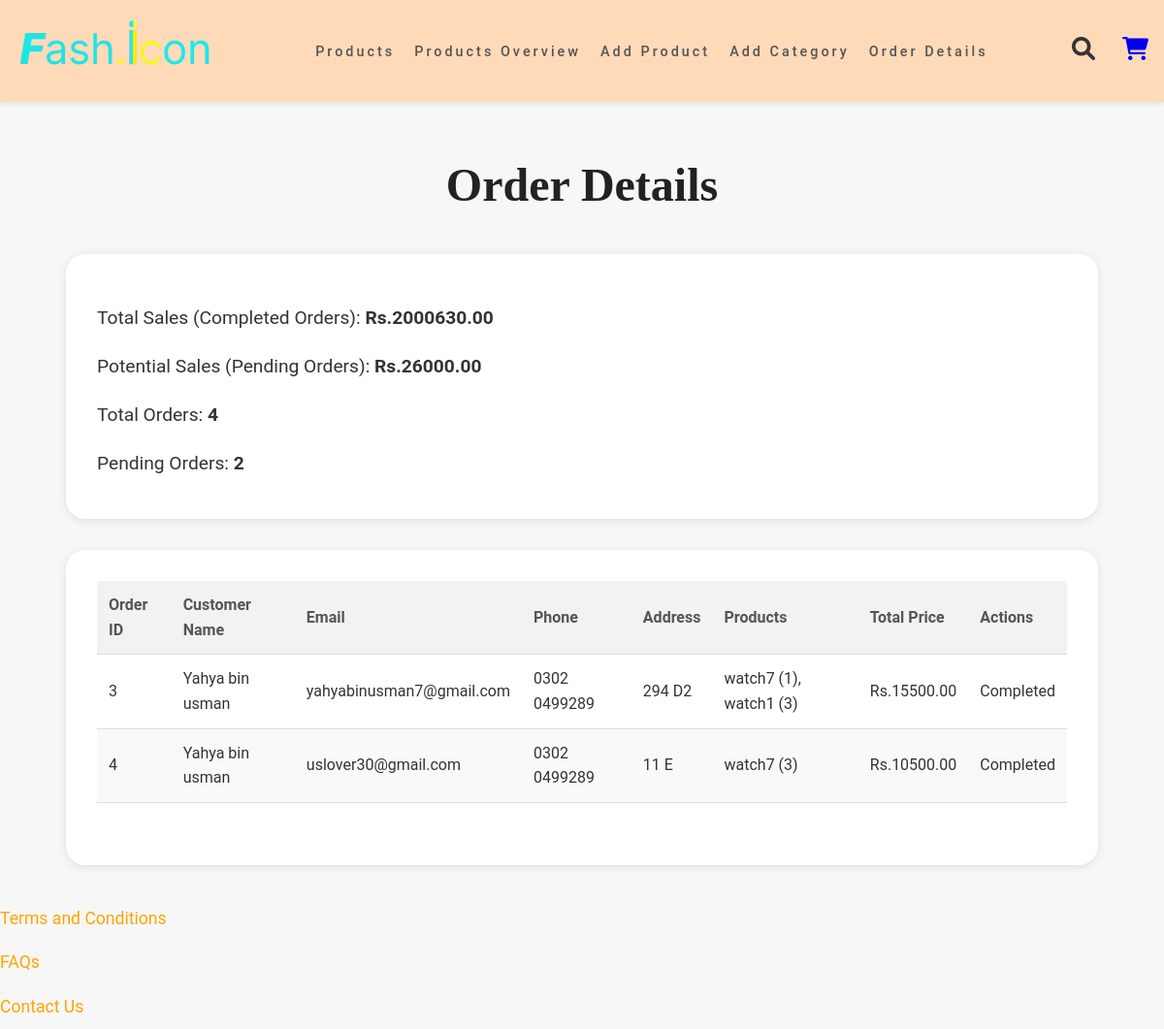
/order-details/ (signed in), run on the app's committed database.
### keychain_app/models.py (models this page shows, shortened)
class Order(models.Model):
    name = models.CharField(max_length=100)
    email = models.EmailField()
    phone = models.CharField(max_length=20)
    address = models.TextField()
    postal_code = models.CharField(max_length=20)
    country = models.CharField(max_length=100)
    city = models.CharField(max_length=100, default=None)
    payment = models.CharField(max_length=100)
    total_price_after_gst = models.DecimalField(max_digits=10, decimal_places=2)
    created_at = models.DateTimeField(auto_now_add=True)
    products = models.TextField(default='[]')  # Default value set to an empty list
    is_complete = models.BooleanField(default=False)

### keychain_app/views.py (the view, shortened to what this page needs)
# urls.py: path('order-details/', views.order_details, name='order_details'),
@staff_member_required
def order_details(request):
    search_query = request.GET.get('search', '')
    all_orders = Order.objects.all()
    total_orders = all_orders.count()
    pending_orders = all_orders.filter(is_complete=False)
    completed_orders = all_orders.filter(is_complete=True)
    total_sales = sum(order.total_price_after_gst for order in completed_orders)
    potential_sales = sum(order.total_price_after_gst for order in pending_orders)
    return render(request, 'order_details.html', {
        'pending_orders': pending_orders,
        'total_orders': total_orders,
        'total_pending_orders': pending_orders.count(),
        'total_sales': total_sales,
        'potential_sales': potential_sales,
        'search_query': search_query,
    })

### keychain_app/templates/order_details.html (shortened to what this page needs)
{% load static %}
<!DOCTYPE html>
<html lang="en">
<head>
    <link rel="stylesheet" href="https://cdnjs.cloudflare.com/ajax/libs/font-awesome/6.0.0-beta3/css/all.min.css">
</head>
<body>
    <nav class="navbar-goofy">
        <div class="logo-fun">            <img src="{% static 'images/logo.png' %}" alt="Logo">
        </div>
        <ul class="nav-links-goofy">
            <li><a href="{% url 'products_view' %}">Products</a></li>
            <li><a href="{% url 'products_overview' %}">Products Overview</a></li>
            <li><a href="{% url 'add_product' %}">Add Product</a></li>
            <li><a href="{% url 'add_category' %}">Add Category</a></li>
            <li><a href="{% url 'order_details' %}">Order Details</a></li>
        </ul>
        <div class="nav-icons-goofy">
            <i class="fas fa-search"></i>
            <a href="{% url 'view_cart' %}"><i class="fas fa-shopping-cart"></i></a>
        </div>
    </nav>
    <h1>Order Details</h1>
    <div class="summary-container">
        <p>Total Sales (Completed Orders): <span>Rs.{{ total_sales }}</span></p>
        <p>Potential Sales (Pending Orders): <span>Rs.{{ potential_sales }}</span></p>
        <p>Total Orders: <span>{{ total_orders }}</span></p>
        <p>Pending Orders: <span>{{ total_pending_orders }}</span></p>
    </div>
    <div class="table-container">
        <table>
            <thead>
                <tr>
                    <th>Order ID</th>
                    <th>Customer Name</th>
                    <th>Email</th>
                    <th>Phone</th>
                    <th>Address</th>
                    <th>Products</th>
                    <th>Total Price</th>
                    <th>Actions</th>
                </tr>
            </thead>
            <tbody>
                {% for order in pending_orders %}
                <tr>
                    <td>{{ order.id }}</td>
                    <td>{{ order.name }}</td>
                    <td>{{ order.email }}</td>
                    <td>{{ order.phone }}</td>
                    <td>{{ order.address }}</td>
                    <td>{{ order.products }}</td>
                    <td>Rs.{{ order.total_price_after_gst }}</td>
                    <td>
                        {% if order.status == 'Pending' %}
                        <form action="{% url 'mark_order_complete' order.id %}" method="POST">
                            {% csrf_token %}
                            <button type="submit">Mark as Complete</button>
                        </form>
                        {% else %}
                        Completed
                        {% endif %}
                    </td>
                </tr>
                {% endfor %}
            </tbody>
        </table>
    </div>
    <div class="text-section">
        <a href="{% url 'terms' %}">Terms and Conditions</a><br>
        <a href="{% url 'faqs' %}">FAQs</a><br>
        <a href="{% url 'contact' %}">Contact Us</a>
    </div>
</body>
</html>

### keychain_app/templates/order_details.html (style rules this page uses)
body { margin: 0; font-family: 'Roboto', sans-serif; background-color: #f7f7f7; color: #333; line-height: 1.6; }
.navbar-goofy { display: flex; justify-content: space-between; align-items: center; padding: 1em; background-color: peachpuff; box-shadow: 0 2px 5px rgba(0, 0, 0, 0.1); position: sticky; top: 0; z-index: 100; }
.logo-fun { font-size: 1.8em; font-weight: bold; }
.nav-links-goofy { position: relative; list-style: none; display: flex; gap: 20px; letter-spacing: 3px; }
.nav-links-goofy li a { text-decoration: none; color: #555; font-weight: 500; transition: color 0.3s; font-size: 0.9em; }
.nav-icons-goofy i { margin-left: 1em; font-size: 1.5em; transition: transform 0.3s; }
.logo-fun img { height: 60px; width: auto; }
h1 { font-size: 3em; text-align: center; font-family: 'Playfair Display', serif; color: #222; margin-top: 1em; }
.summary-container { max-width: 1000px; margin: 2em auto; background-color: white; padding: 2em; border-radius: 20px; box-shadow: 0 2px 10px rgba(0, 0, 0, 0.1); }
.summary-container p { font-size: 1.2em; margin-bottom: 0.5em; }
.summary-container span { font-weight: bold; }
.table-container { max-width: 1000px; margin: 2em auto; background-color: white; padding: 2em; border-radius: 20px; box-shadow: 0 2px 10px rgba(0, 0, 0, 0.1); }
table { width: 100%; border-collapse: collapse; margin-bottom: 2em; }
th, td { padding: 12px; text-align: left; border-bottom: 1px solid #ddd; }
th { background-color: #f2f2f2; color: #555; }
tr:nth-child(even) { background-color: #f9f9f9; }
td { font-size: 1em; }
.text-section { text-align: left; margin-top: 2em; }
.text-section a { color: orange; font-size: 1.1em; text-decoration: none; margin: 0.5em 0; display: inline-block; }

### data on the page
Order: id "3", name "Yahya bin usman", email "yahyabinusman7@gmail.com", phone "0302 0499289", address "294 D2", products "watch7 (1), watch1 (3)", total_price_after_gst "15500.00"
Order: id "4", name "Yahya bin usman", email "uslover30@gmail.com", phone "0302 0499289", address "11 E", products "watch7 (3)", total_price_after_gst "10500.00"

### other printed values
{{ total_sales }} "2000630.00"
{{ potential_sales }} "26000.00"
{{ total_orders }} "4"
{{ total_pending_orders }} "2"
